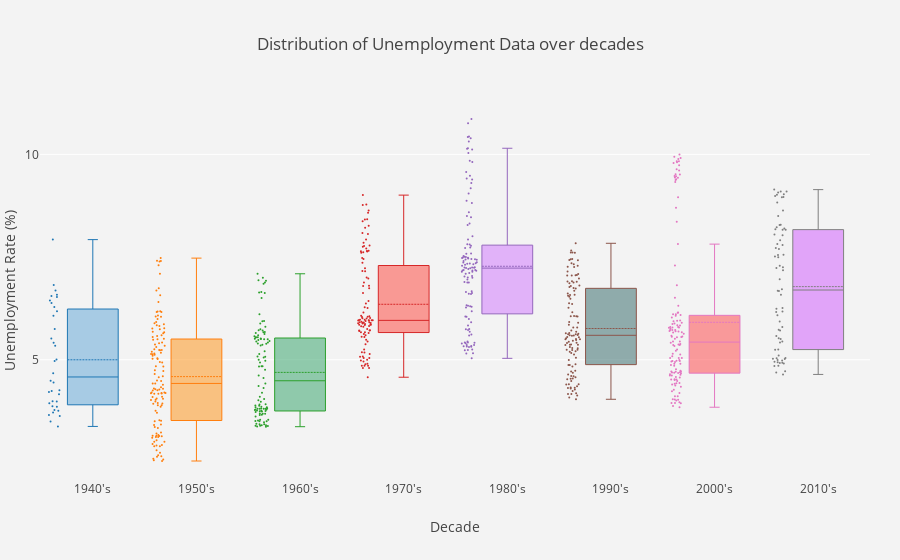

Write notebook code for a chart like this one.
### Code cell
x_data = ["1940\'s", "1950\'s", "1960\'s", "1970\'s","1980\'s", "1990\'s","2000\'s", "2010\'s"]#unempl_infl_df.decade.unique().tolist()

y0 = unempl_infl_df.loc[unempl_infl_df.decade==1940,'unemployment'] 
y1 = unempl_infl_df.loc[unempl_infl_df.decade==1950,'unemployment'] 
y2 = unempl_infl_df.loc[unempl_infl_df.decade==1960,'unemployment'] 
y3 = unempl_infl_df.loc[unempl_infl_df.decade==1970,'unemployment'] 
y4 = unempl_infl_df.loc[unempl_infl_df.decade==1980,'unemployment'] 
y5 = unempl_infl_df.loc[unempl_infl_df.decade==1990,'unemployment'] 
y6 = unempl_infl_df.loc[unempl_infl_df.decade==2000,'unemployment'] 
y7 = unempl_infl_df.loc[unempl_infl_df.decade==2010,'unemployment']

y_data = [y0,y1,y2,y3,y4,y5,y6,y7]

colors = ['rgba(93, 164, 214, 0.5)', 'rgba(255, 144, 14, 0.5)', 'rgba(44, 160, 101, 0.5)',
          'rgba(255, 65, 54, 0.5)', 'rgba(207, 114, 255, 0.5)', 'rgba(44, 100, 101, 0.5)',
          'rgba(255, 65, 67, 0.5)', 'rgba(207, 87, 255, 0.5)']


traces = []

for xd, yd, color in zip(x_data, y_data, colors):
        traces.append(go.Box(
            y=yd,
            name=xd,
            boxpoints='all',
            whiskerwidth=0.2,
            fillcolor=color,
            marker=dict(
                size=2,
            ),
            boxmean=True,    
            line=dict(width=1),
        ))

layout = go.Layout(
    title='Distribution of Unemployment Data over decades',
    xaxis=dict(
        title='Decade'
    ),
    yaxis=dict(
        title='Unemployment Rate (%)',
        autorange=True,
        showgrid=True,
        zeroline=False,
        dtick=5,
        gridcolor='rgb(255, 255, 255)',
        gridwidth=1,
#        zerolinecolor='rgb(255, 255, 255)',
#        zerolinewidth=2,
    ),
    margin=dict(
        l=40,
        r=30,
        b=80,
        t=100,
    ),
    paper_bgcolor='rgb(243, 243, 243)',
    plot_bgcolor='rgb(243, 243, 243)',
    showlegend=False
)

fig = go.Figure(data=traces, layout=layout)
py.iplot(fig)

### Figure 1 — Plotly figure (JSON) as saved in the notebook; plotly's stock layout.template omitted (floating-point values rounded to 4 significant figures; data arrays with more than 128 entries replaced by an {"elided": "..."} marker saying what was removed)
{"data": [{"boxmean": true, "boxpoints": "all", "fillcolor": "rgba(93, 164, 214, 0.5)", "line": {"width": 1}, "marker": {"size": 2}, "name": "1940's", "type": "box", "whiskerwidth": 0.2, "y": [3.377, 3.865, 3.983, 3.942, 3.499, 3.657, 3.632, 3.857, 3.778, 3.713, 3.756, 3.993, 4.258, 4.673, 4.97, 5.338, 6.07, 6.183, 6.684, 6.817, 6.583, 7.925, 6.442, 6.55, 6.53, 6.384, 6.287, 5.746, 5.519, 5.411, 5.004, 4.489, 4.449, 4.216, 4.158, 4.239, null, null, null, null, null, null, null, null, null, null, null, null]}, {"boxmean": true, "boxpoints": "all", "fillcolor": "rgba(255, 144, 14, 0.5)", "line": {"width": 1}, "marker": {"size": 2}, "name": "1950's", "type": "box", "whiskerwidth": 0.2, "y": {"elided": "132 float values"}}, {"boxmean": true, "boxpoints": "all", "fillcolor": "rgba(44, 160, 101, 0.5)", "line": {"width": 1}, "marker": {"size": 2}, "name": "1960's", "type": "box", "whiskerwidth": 0.2, "y": [6.623, 6.852, 6.881, 6.937, 7.093, 6.926, 6.997, 6.648, 6.639, 6.504, 6.108, 5.94, 5.802, 5.504, 5.575, 5.545, 5.483, 5.457, 5.393, 5.667, 5.594, 5.365, 5.677, 5.512, 5.716, 5.946, 5.713, 5.654, 5.88, 5.545, 5.63, 5.389, 5.499, 5.515, 5.742, 5.498, 5.551, 5.417, 5.442, 5.35, 5.14, 5.208, 4.933, 4.997, 5.075, 5.08, 4.841, 4.977, 4.841, 5.055, 4.757, 4.834, 4.615, 4.554, 4.423, 4.36, 4.309, 4.196, 4.102, 4.046, 3.98, 3.756, 3.846, 3.747, 3.908, 3.805, 3.787, 3.819, 3.684, 3.658, 3.622, 3.807, 3.88, 3.811, 3.777, 3.763, 3.807, 3.889, 3.791, 3.792, 3.809, 4.014, 3.916, 3.855, 3.689, 3.846, 3.687, 3.44, 3.48, 3.731, 3.655, 3.509, 3.405, 3.395, 3.428, 3.39, 3.403, 3.37, 3.395, 3.432, 3.376, 3.504, 3.538, 3.523, 3.75, 3.741, 3.504, 3.538]}, {"boxmean": true, "boxpoints": "all", "fillcolor": "rgba(255, 65, 54, 0.5)", "line": {"width": 1}, "marker": {"size": 2}, "name": "1970's", "type": "box", "whiskerwidth": 0.2, "y": [5.959, 5.86, 5.96, 5.909, 5.953, 5.897, 5.953, 6.07, 5.961, 5.807, 6.049, 6.041, 5.822, 5.716, 5.844, 5.712, 5.67, 5.671, 5.624, 5.654, 5.551, 5.56, 5.249, 5.182, 4.903, 5.046, 4.98, 5.0, 4.854, 4.892, 4.802, 4.802, 4.852, 4.575, 4.853, 4.956, 5.082, 5.177, 5.071, 5.042, 5.137, 5.38, 5.488, 5.444, 5.894, 5.959, 6.624, 7.16, 8.064, 8.084, 8.576, 8.77, 9.008, 8.78, 8.634, 8.423, 8.417, 8.374, 8.264, 8.211, 7.926, 7.708, 7.607, 7.649, 7.36, 7.641, 7.752, 7.781, 7.638, 7.652, 7.847, 7.77, 7.451, 7.618, 7.479, 7.152, 7.002, 7.228, 6.881, 6.978, 6.802, 6.743, 6.795, 6.367, 6.429, 6.26, 6.278, 6.062, 6.01, 5.913, 6.151, 5.928, 5.972, 5.747, 5.872, 6.018, 5.852, 5.914, 5.852, 5.817, 5.598, 5.712, 5.699, 6.007, 5.884, 5.944, 5.889, 5.971]}, {"boxmean": true, "boxpoints": "all", "fillcolor": "rgba(207, 114, 255, 0.5)", "line": {"width": 1}, "marker": {"size": 2}, "name": "1980's", "type": "box", "whiskerwidth": 0.2, "y": [6.271, 6.289, 6.314, 6.892, 7.478, 7.585, 7.807, 7.731, 7.488, 7.528, 7.467, 7.183, 7.454, 7.436, 7.372, 7.229, 7.51, 7.44, 7.245, 7.405, 7.584, 7.928, 8.279, 8.497, 8.592, 8.873, 9.047, 9.303, 9.385, 9.57, 9.816, 9.845, 10.15, 10.39, 10.76, 10.86, 10.42, 10.43, 10.31, 10.14, 10.03, 10.12, 9.41, 9.477, 9.173, 8.815, 8.469, 8.319, 8.006, 7.813, 7.773, 7.718, 7.449, 7.246, 7.499, 7.484, 7.35, 7.335, 7.175, 7.315, 7.326, 7.237, 7.253, 7.289, 7.208, 7.345, 7.37, 7.096, 7.141, 7.14, 6.994, 7.003, 6.666, 7.186, 7.169, 7.11, 7.173, 7.232, 7.037, 6.881, 7.029, 6.951, 6.88, 6.647, 6.628, 6.605, 6.602, 6.303, 6.329, 6.182, 6.053, 6.047, 5.915, 5.993, 5.834, 5.752, 5.746, 5.726, 5.682, 5.443, 5.59, 5.398, 5.418, 5.613, 5.417, 5.362, 5.337, 5.321, 5.421, 5.159, 5.034, 5.23, 5.155, 5.318, 5.237, 5.25, 5.313, 5.328, 5.404, 5.357]}, {"boxmean": true, "boxpoints": "all", "fillcolor": "rgba(44, 100, 101, 0.5)", "line": {"width": 1}, "marker": {"size": 2}, "name": "1990's", "type": "box", "whiskerwidth": 0.2, "y": [5.368, 5.288, 5.246, 5.407, 5.363, 5.242, 5.499, 5.711, 5.854, 5.917, 6.159, 6.267, 6.358, 6.556, 6.81, 6.679, 6.914, 6.879, 6.797, 6.86, 6.905, 6.98, 7.051, 7.261, 7.289, 7.423, 7.428, 7.347, 7.604, 7.835, 7.662, 7.613, 7.608, 7.323, 7.453, 7.447, 7.258, 7.147, 7.048, 7.057, 7.088, 7.066, 6.9, 6.771, 6.733, 6.744, 6.584, 6.534, 6.61, 6.574, 6.488, 6.376, 6.058, 6.067, 6.06, 6.05, 5.899, 5.788, 5.593, 5.483, 5.583, 5.441, 5.415, 5.786, 5.623, 5.621, 5.684, 5.651, 5.647, 5.526, 5.6, 5.597, 5.636, 5.502, 5.506, 5.551, 5.557, 5.311, 5.464, 5.125, 5.197, 5.208, 5.359, 5.372, 5.279, 5.238, 5.163, 5.049, 4.889, 4.995, 4.872, 4.838, 4.873, 4.714, 4.607, 4.73, 4.643, 4.598, 4.683, 4.326, 4.403, 4.524, 4.542, 4.484, 4.571, 4.537, 4.407, 4.357, 4.302, 4.4, 4.163, 4.315, 4.166, 4.277, 4.319, 4.185, 4.24, 4.127, 4.083, 4.038]}, {"boxmean": true, "boxpoints": "all", "fillcolor": "rgba(255, 65, 67, 0.5)", "line": {"width": 1}, "marker": {"size": 2}, "name": "2000's", "type": "box", "whiskerwidth": 0.2, "y": {"elided": "132 float values"}}, {"boxmean": true, "boxpoints": "all", "fillcolor": "rgba(207, 87, 255, 0.5)", "line": {"width": 1}, "marker": {"size": 2}, "name": "2010's", "type": "box", "whiskerwidth": 0.2, "y": [9.142, 9.016, 8.962, 9.095, 9.029, 9.098, 8.953, 8.989, 9.073, 8.826, 8.636, 8.5, 8.277, 8.288, 8.223, 8.168, 8.177, 8.197, 8.167, 8.048, 7.818, 7.796, 7.72, 7.908, 8.029, 7.696, 7.515, 7.556, 7.495, 7.549, 7.291, 7.249, 7.236, 7.18, 6.96, 6.713, 6.58, 6.672, 6.682, 6.24, 6.262, 6.082, 6.173, 6.16, 5.929, 5.733, 5.795, 5.576, 5.713, 5.523, 5.443, 5.422, 5.507, 5.25, 5.245, 5.106, 5.017, 4.997, 5.041, 5.034, 4.929, 4.939, 5.022, 4.982, 4.693, 4.912, 4.857, 4.922, 4.954, 4.85, 4.643, 4.718, null, null]}], "layout": {"margin": {"b": 80, "l": 40, "r": 30, "t": 100}, "paper_bgcolor": "rgb(243, 243, 243)", "plot_bgcolor": "rgb(243, 243, 243)", "showlegend": false, "title": "Distribution of Unemployment Data over decades", "xaxis": {"title": "Decade"}, "yaxis": {"autorange": true, "dtick": 5, "gridcolor": "rgb(255, 255, 255)", "gridwidth": 1, "showgrid": true, "title": "Unemployment Rate (%)", "zeroline": false}}}
